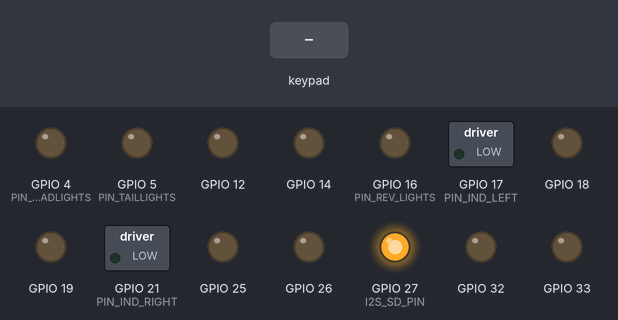
Bench run of a sketch on a simulated ESP32. On the bench: switched loads named in the sketch (green lamp = pin HIGH), output pins drawn as LEDs (lit = HIGH). Dashed ring = blinking. The inputs (shaded band) are chosen by the test bench. I2S audio is not simulated (input reads silence); nothing arrives over Bluetooth unless stated; what the sketch prints to the serial monitor is not drawn.

Above: at 1.2 s.
1.3 s: key 'S' pressed
At 1.9 s:
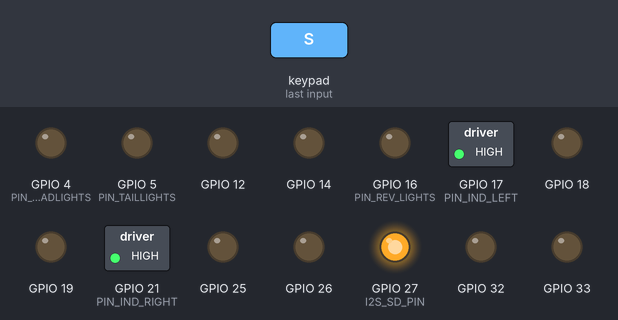
4.3 s: key 'T' pressed
At 4.9 s:
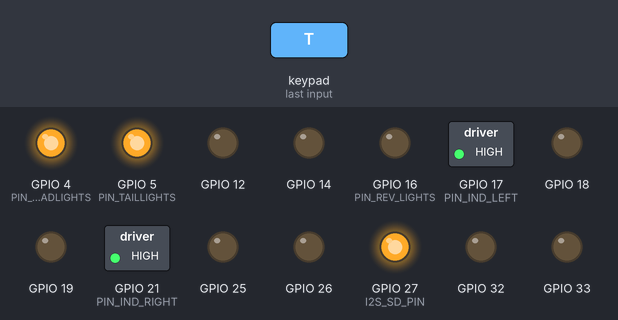
Timing chart, 0 to 13.3 s (numbered marks = the images above; inputs shaded):
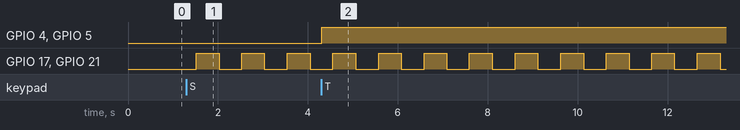

The sketch:

rc_car_esp32_ps3_audio.ino
```cpp
/*
 * ============================================================
 *  RC Car Firmware — ESP32 + DRV8833 + 4× TT Motors + PS3
 *                  + MAX98357A I2S Amplifier (engine sound + horn)
 *  Uses: PS3 Controller Host library (jvpernis)
 *        Requires ESP32 Arduino core v2.x.x (NOT v3.x)
 * ============================================================
 *
 *  ── SETUP INSTRUCTIONS ────────────────────────────────────
 *
 *  Step 1 — Install ESP32 core v2.x.x:
 *    Tools → Board → Boards Manager → "ESP32 by Espressif"
 *    Select version 2.0.17 and install.
 *
 *  Step 2 — Install PS3 Controller Host library:
 *    Sketch → Include Library → Manage Libraries
 *    Search "PS3 Controller Host" by Jeffrey van Pernis
 *    Install it.
 *
 *  Step 3 — Find your ESP32 Bluetooth MAC:
 *    Upload the MAC-finder sketch, note the address printed
 *    on Serial Monitor (e.g. C4:DE:E2:19:66:26).
 *
 *  Step 4 — Flash the MAC into the PS3 controller:
 *    Connect controller to PC via Mini-USB cable.
 *    Open SixaxisPairTool, enter the ESP32 MAC, click Update.
 *
 *  Step 5 — Upload this sketch, press the PS button.
 *    The controller LEDs will flash then settle on LED 1.
 *
 *  ── HARDWARE ──────────────────────────────────────────────
 *    DRV8833 #1 → Left Front (LF) + Right Front (RF) motors
 *    DRV8833 #2 → Left Rear  (LR) + Right Rear  (RR) motors
 *    Connect nSLEEP on both DRV8833s to 3.3V (keep awake)
 *    Common GND between ESP32, both DRV8833s, and battery
 *
 *  ── MAX98357A WIRING ──────────────────────────────────────
 *    MAX98357A LRC  (WS)   → GPIO 23
 *    MAX98357A BCLK        → GPIO 13
 *    MAX98357A DIN         → GPIO 15
 *    MAX98357A SD (mute)   → GPIO 27  (optional; tie to VIN to skip)
 *    MAX98357A VIN         → 5 V
 *    MAX98357A GND         → GND
 *
 *    NOTE: The original active-buzzer horn on GPIO 22 is removed.
 *          The Cross × button now triggers the synthesized horn
 *          through the MAX98357A speaker instead.
 *
 *  ── PS3 BUTTON MAPPING ────────────────────────────────────
 *    Left  stick Y  → Throttle (forward/reverse)
 *    Right stick X  → Steering (differential front wheels)
 *    R2             → Turbo (hold to unlock full speed)
 *    Cross  ×       → Horn (hold) — via MAX98357A
 *    Triangle ▲     → Headlights toggle
 *    Square  ■      → Hazard lights toggle
 *    L1             → Left indicator toggle
 *    R1             → Right indicator toggle
 * ============================================================
 */

#include <Ps3Controller.h>
#include <driver/i2s.h>
#include <math.h>

// ─────────────────────────────────────────────
//  !! PASTE YOUR ESP32 BLUETOOTH MAC HERE !!
// ─────────────────────────────────────────────
#define ESP32_BT_MAC   "C4:DE:E2:19:66:26"

// ─────────────────────────────────────────────
//  PIN DEFINITIONS
// ─────────────────────────────────────────────

// DRV8833 #1 — Front axle
#define LF_IN1   14
#define LF_IN2   12
#define RF_IN1   26
#define RF_IN2   25

// DRV8833 #2 — Rear axle
#define LR_IN1   32
#define LR_IN2   33
#define RR_IN1   18
#define RR_IN2   19

// Lights
#define PIN_HEADLIGHTS   4
#define PIN_TAILLIGHTS   5
#define PIN_REV_LIGHTS   16
#define PIN_IND_LEFT     17
#define PIN_IND_RIGHT    21

// MAX98357A I2S pins  (chosen to avoid all motor + lights pins above)
#define I2S_WS_PIN    23   // LRC
#define I2S_BCK_PIN   13   // BCLK
#define I2S_DATA_PIN  15   // DIN
#define I2S_SD_PIN    27   // MAX98357A SD (HIGH=on, LOW=mute). Set to -1 to disable.

// ─────────────────────────────────────────────
//  PWM  (ESP32 core v2.x API)
// ─────────────────────────────────────────────
#define PWM_FREQ   1000
#define PWM_RES    8        // 0–255

#define CH_LF_IN1   0
#define CH_LF_IN2   1
#define CH_RF_IN1   2
#define CH_RF_IN2   3
#define CH_LR_IN1   4
#define CH_LR_IN2   5
#define CH_RR_IN1   6
#define CH_RR_IN2   7
// Channels 8–15 are free; I2S does not use LEDC channels.

// ─────────────────────────────────────────────
//  TUNING
// ─────────────────────────────────────────────
#define DEADZONE             10
#define NORMAL_SPEED_LIMIT   180
#define TURBO_SPEED          255
#define STEERING_STRENGTH    0.6f
#define INDICATOR_PERIOD_MS  500

// ─────────────────────────────────────────────
//  AUDIO CONSTANTS
// ─────────────────────────────────────────────
#define AUDIO_SAMPLE_RATE   22050
#define I2S_PORT            I2S_NUM_0
#define DMA_BUF_COUNT       8
#define DMA_BUF_LEN         256         // samples per DMA buffer

// Engine: fundamental Hz at idle and full throttle
#define ENGINE_FREQ_IDLE    60.0f
#define ENGINE_FREQ_MAX    180.0f
#define ENGINE_MASTER_VOL   0.70f       // 0.0–1.0

// Harmonics table: { frequency_multiplier, relative_amplitude }
// Layering these gives a diesel-like growl rather than a pure sine.
static const float HARMONICS[][2] = {
    { 1.0f, 1.00f },
    { 2.0f, 0.55f },
    { 3.0f, 0.30f },
    { 4.0f, 0.15f },
    { 5.0f, 0.08f },
};
#define NUM_HARMONICS  (sizeof(HARMONICS) / sizeof(HARMONICS[0]))

// Horn: dual-tone A4 + C#5 (classic two-note car horn)
#define HORN_FREQ1      440.0f
#define HORN_FREQ2      554.4f
#define HORN_VOL        0.70f

#define TWO_PI_F        6.28318530f

// ─────────────────────────────────────────────
//  STATE
// ─────────────────────────────────────────────
bool headlightsOn = false;
bool hazardOn     = false;
bool indLeftOn    = false;
bool indRightOn   = false;

bool prevTriangle = false;
bool prevSquare   = false;
bool prevL1       = false;
bool prevR1       = false;

unsigned long lastBlink  = 0;
bool          blinkState = false;

// Audio state — written from Core 1 (loop), read from Core 0 (audio task).
// 32-bit aligned scalar writes are atomic on Xtensa; no mutex needed.
volatile float s_throttle     = 0.0f;   // 0.0 = idle, 1.0 = full
volatile bool  s_horn_active  = false;

// Per-harmonic phase accumulators (only touched inside audio task on Core 0)
static float s_eng_phase[NUM_HARMONICS] = { 0 };
static float s_horn_phase1 = 0.0f;
static float s_horn_phase2 = 0.0f;

static TaskHandle_t s_audio_task = NULL;

// ═════════════════════════════════════════════
//  AUDIO — SYNTHESIS + I2S TASK
// ═════════════════════════════════════════════

static void fillAudioBuffer(int16_t* buf, int n) {
    float throttle = s_throttle;
    bool  horn     = s_horn_active;

    float engFreq   = ENGINE_FREQ_IDLE + throttle * (ENGINE_FREQ_MAX - ENGINE_FREQ_IDLE);
    float engVol    = ENGINE_MASTER_VOL * (0.5f + 0.5f * throttle); // quieter at idle

    // Pre-calculate per-harmonic phase increments
    float phInc[NUM_HARMONICS];
    for (int h = 0; h < (int)NUM_HARMONICS; h++) {
        phInc[h] = TWO_PI_F * engFreq * HARMONICS[h][0] / AUDIO_SAMPLE_RATE;
    }
    float hornInc1 = TWO_PI_F * HORN_FREQ1 / AUDIO_SAMPLE_RATE;
    float hornInc2 = TWO_PI_F * HORN_FREQ2 / AUDIO_SAMPLE_RATE;

    for (int i = 0; i < n; i++) {
        float sample = 0.0f;

        // ── Engine harmonics ──────────────────────────────────────────
        float eng = 0.0f;
        for (int h = 0; h < (int)NUM_HARMONICS; h++) {
            eng += sinf(s_eng_phase[h]) * HARMONICS[h][1];
            s_eng_phase[h] += phInc[h];
            if (s_eng_phase[h] > TWO_PI_F) s_eng_phase[h] -= TWO_PI_F;
        }
        sample += eng * engVol;

        // ── Horn (dual-tone) ──────────────────────────────────────────
        if (horn) {
            float h = sinf(s_horn_phase1) + sinf(s_horn_phase2);
            sample += h * (HORN_VOL * 0.5f);
            s_horn_phase1 += hornInc1;
            s_horn_phase2 += hornInc2;
            if (s_horn_phase1 > TWO_PI_F) s_horn_phase1 -= TWO_PI_F;
            if (s_horn_phase2 > TWO_PI_F) s_horn_phase2 -= TWO_PI_F;
        }

        // ── Clamp + convert ───────────────────────────────────────────
        if (sample >  1.0f) sample =  1.0f;
        if (sample < -1.0f) sample = -1.0f;
        buf[i] = (int16_t)(sample * 32767.0f);
    }
}

static void audioTask(void* pv) {
    static int16_t buf[DMA_BUF_LEN];
    size_t written;
    for (;;) {
        fillAudioBuffer(buf, DMA_BUF_LEN);
        i2s_write(I2S_PORT, buf, DMA_BUF_LEN * sizeof(int16_t), &written, portMAX_DELAY);
    }
}

void audioBegin() {
    // Bring MAX98357A out of shutdown
#if I2S_SD_PIN >= 0
    pinMode(I2S_SD_PIN, OUTPUT);
    digitalWrite(I2S_SD_PIN, HIGH);
#endif

    i2s_config_t cfg = {
        .mode                 = (i2s_mode_t)(I2S_MODE_MASTER | I2S_MODE_TX),
        .sample_rate          = AUDIO_SAMPLE_RATE,
        .bits_per_sample      = I2S_BITS_PER_SAMPLE_16BIT,
        .channel_format       = I2S_CHANNEL_FMT_ONLY_LEFT,   // mono amp
        .communication_format = I2S_COMM_FORMAT_STAND_I2S,
        .intr_alloc_flags     = ESP_INTR_FLAG_LEVEL1,
        .dma_buf_count        = DMA_BUF_COUNT,
        .dma_buf_len          = DMA_BUF_LEN,
        .use_apll             = false,
        .tx_desc_auto_clear   = true,
    };
    i2s_pin_config_t pins = {
        .bck_io_num   = I2S_BCK_PIN,
        .ws_io_num    = I2S_WS_PIN,
        .data_out_num = I2S_DATA_PIN,
        .data_in_num  = I2S_PIN_NO_CHANGE,
    };
    i2s_driver_install(I2S_PORT, &cfg, 0, NULL);
    i2s_set_pin(I2S_PORT, &pins);
    i2s_zero_dma_buffer(I2S_PORT);

    // Run audio synthesis on Core 0; PS3 + motor logic stays on Core 1
    xTaskCreatePinnedToCore(
        audioTask,
        "audio",
        4096,
        NULL,
        configMAX_PRIORITIES - 1,   // highest priority — DMA must never starve
        &s_audio_task,
        0   // Core 0
    );
}

// ═════════════════════════════════════════════
//  MOTOR FUNCTIONS
// ═════════════════════════════════════════════

void pwmSetup(uint8_t channel, uint8_t pin) {
    ledcSetup(channel, PWM_FREQ, PWM_RES);
    ledcAttachPin(pin, channel);
}

void driveMotor(uint8_t chIN1, uint8_t chIN2, int speed) {
    speed = constrain(speed, -255, 255);
    if (speed > 0) {
        ledcWrite(chIN1, (uint32_t)speed);
        ledcWrite(chIN2, 0);
    } else if (speed < 0) {
        ledcWrite(chIN1, 0);
        ledcWrite(chIN2, (uint32_t)(-speed));
    } else {
        ledcWrite(chIN1, 0);
        ledcWrite(chIN2, 0);   // coast
    }
}

void setLF(int s) { driveMotor(CH_LF_IN1, CH_LF_IN2, s); }
void setRF(int s) { driveMotor(CH_RF_IN1, CH_RF_IN2, s); }
void setLR(int s) { driveMotor(CH_LR_IN1, CH_LR_IN2, s); }
void setRR(int s) { driveMotor(CH_RR_IN1, CH_RR_IN2, s); }
void stopAll()    { setLF(0); setRF(0); setLR(0); setRR(0); }

// ═════════════════════════════════════════════
//  DIFFERENTIAL STEERING
// ═════════════════════════════════════════════
void applyDrive(int throttle, int steering) {
    setLR(throttle);
    setRR(throttle);

    float steerNorm = steering / 255.0f;
    float outer     = (float)throttle;
    float inner     = outer * (1.0f - fabsf(steerNorm) * STEERING_STRENGTH);

    int lf, rf;
    if (steering < 0) {
        lf = (int)inner;
        rf = (int)outer;
    } else if (steering > 0) {
        lf = (int)outer;
        rf = (int)inner;
    } else {
        lf = rf = throttle;
    }

    setLF(constrain(lf, -255, 255));
    setRF(constrain(rf, -255, 255));
}

// ═════════════════════════════════════════════
//  LIGHTS
// ═════════════════════════════════════════════
void updateLights(bool reversing) {
    digitalWrite(PIN_HEADLIGHTS, headlightsOn ? HIGH : LOW);
    digitalWrite(PIN_TAILLIGHTS, headlightsOn ? HIGH : LOW);
    digitalWrite(PIN_REV_LIGHTS, reversing    ? HIGH : LOW);
}

void updateIndicators() {
    unsigned long now = millis();
    if (now - lastBlink >= INDICATOR_PERIOD_MS) {
        lastBlink  = now;
        blinkState = !blinkState;
    }
    bool showL = false, showR = false;
    if (hazardOn) {
        showL = showR = blinkState;
    } else {
        if (indLeftOn)  showL = blinkState;
        if (indRightOn) showR = blinkState;
    }
    digitalWrite(PIN_IND_LEFT,  showL ? HIGH : LOW);
    digitalWrite(PIN_IND_RIGHT, showR ? HIGH : LOW);
}

// ═════════════════════════════════════════════
//  PS3 CALLBACKS
// ═════════════════════════════════════════════
void onConnect() {
    Serial.println("[PS3] Controller connected!");
    Ps3.setPlayer(1);
}

void onDisconnect() {
    Serial.println("[PS3] Controller disconnected — motors stopped.");
    stopAll();
    s_throttle    = 0.0f;   // engine drops to idle
    s_horn_active = false;
}

// ═════════════════════════════════════════════
//  PROCESS CONTROLLER INPUT
// ═════════════════════════════════════════════
void processController() {

    // ── Axes ──────────────────────────────────────────────────────────
    int rawThrottle = Ps3.data.analog.stick.ly;
    int rawSteering = Ps3.data.analog.stick.rx;

    int throttle = map(-rawThrottle, -128, 127, -255, 255);
    int steering = map( rawSteering, -128, 127, -255, 255);

    if (abs(throttle) < DEADZONE * 2) throttle = 0;
    if (abs(steering) < DEADZONE * 2) steering = 0;

    // ── Turbo (R2) ────────────────────────────────────────────────────
    bool turbo   = (Ps3.data.analog.button.r2 > 30);
    int speedCap = turbo ? TURBO_SPEED : NORMAL_SPEED_LIMIT;
    throttle = constrain(throttle, -speedCap, speedCap);

    // ── Drive ─────────────────────────────────────────────────────────
    applyDrive(throttle, steering);
    bool reversing = (throttle < 0);

    // ── Audio — engine rev ────────────────────────────────────────────
    // Map |throttle| (0–speedCap) → 0.0–1.0 for the synthesiser.
    // Engine idles even when the car is stationary.
    s_throttle = (float)abs(throttle) / (float)TURBO_SPEED;

    // ── Toggle buttons ────────────────────────────────────────────────

    // Triangle ▲ — Headlights
    bool curTriangle = Ps3.data.button.triangle;
    if (curTriangle && !prevTriangle) {
        headlightsOn = !headlightsOn;
        Serial.printf("Headlights: %s\n", headlightsOn ? "ON" : "OFF");
    }
    prevTriangle = curTriangle;

    // Square ■ — Hazard
    bool curSquare = Ps3.data.button.square;
    if (curSquare && !prevSquare) {
        hazardOn = !hazardOn;
        if (hazardOn) { indLeftOn = false; indRightOn = false; }
        Serial.printf("Hazard: %s\n", hazardOn ? "ON" : "OFF");
    }
    prevSquare = curSquare;

    // L1 — Left indicator
    bool curL1 = Ps3.data.button.l1;
    if (curL1 && !prevL1) {
        indLeftOn  = !indLeftOn;
        indRightOn = false;
        hazardOn   = false;
        Serial.printf("Left indicator: %s\n", indLeftOn ? "ON" : "OFF");
    }
    prevL1 = curL1;

    // R1 — Right indicator
    bool curR1 = Ps3.data.button.r1;
    if (curR1 && !prevR1) {
        indRightOn = !indRightOn;
        indLeftOn  = false;
        hazardOn   = false;
        Serial.printf("Right indicator: %s\n", indRightOn ? "ON" : "OFF");
    }
    prevR1 = curR1;

    // Cross × — Horn (hold to sound, via MAX98357A)
    s_horn_active = Ps3.data.button.cross;

    // ── Lights ────────────────────────────────────────────────────────
    updateLights(reversing);

    // ── Debug (un-comment if needed) ──────────────────────────────────
    /*
    Serial.printf("THR:%4d  STR:%4d  TURBO:%d  HEAD:%d  HAZ:%d  L:%d  R:%d\n",
        throttle, steering, (int)turbo,
        (int)headlightsOn, (int)hazardOn,
        (int)indLeftOn, (int)indRightOn);
    */
}

// ═════════════════════════════════════════════
//  SETUP
// ═════════════════════════════════════════════
void setup() {
    Serial.begin(115200);
    Serial.println("=== RC Car ESP32 + PS3 + MAX98357A Audio ===");

    // Motor PWM
    pwmSetup(CH_LF_IN1, LF_IN1); pwmSetup(CH_LF_IN2, LF_IN2);
    pwmSetup(CH_RF_IN1, RF_IN1); pwmSetup(CH_RF_IN2, RF_IN2);
    pwmSetup(CH_LR_IN1, LR_IN1); pwmSetup(CH_LR_IN2, LR_IN2);
    pwmSetup(CH_RR_IN1, RR_IN1); pwmSetup(CH_RR_IN2, RR_IN2);
    stopAll();

    // Lights (PIN_HORN removed — horn is now via MAX98357A)
    pinMode(PIN_HEADLIGHTS, OUTPUT);
    pinMode(PIN_TAILLIGHTS, OUTPUT);
    pinMode(PIN_REV_LIGHTS, OUTPUT);
    pinMode(PIN_IND_LEFT,   OUTPUT);
    pinMode(PIN_IND_RIGHT,  OUTPUT);
    digitalWrite(PIN_HEADLIGHTS, LOW);
    digitalWrite(PIN_TAILLIGHTS, LOW);
    digitalWrite(PIN_REV_LIGHTS, LOW);
    digitalWrite(PIN_IND_LEFT,   LOW);
    digitalWrite(PIN_IND_RIGHT,  LOW);

    // PS3 — must come before audioBegin() so BT stack is up first
    Ps3.attach(nullptr);
    Ps3.attachOnConnect(onConnect);
    Ps3.attachOnDisconnect(onDisconnect);
    Ps3.begin(ESP32_BT_MAC);
    Serial.println("Waiting for PS3 controller — press the PS button.");

    // Audio — I2S task on Core 0, started after BT init
    audioBegin();
    Serial.println("Audio ready.");
}

// ═════════════════════════════════════════════
//  MAIN LOOP
// ═════════════════════════════════════════════
void loop() {
    if (Ps3.isConnected()) {
        processController();
    } else {
        stopAll();
        s_throttle    = 0.0f;   // keep engine at idle when no controller
        s_horn_active = false;
    }

    updateIndicators();

    delay(10);   // ~100 Hz
}
```

Measured:
- after the input at 1.3 s, GPIO 17 (PIN_IND_LEFT), GPIO 21 (PIN_IND_RIGHT): alternates HIGH for 0.51 s and LOW for 0.51 s, starting after 0.21 s
- after the input at 4.3 s, GPIO 4 (PIN_HEADLIGHTS), GPIO 5 (PIN_TAILLIGHTS): LOW → HIGH at once
